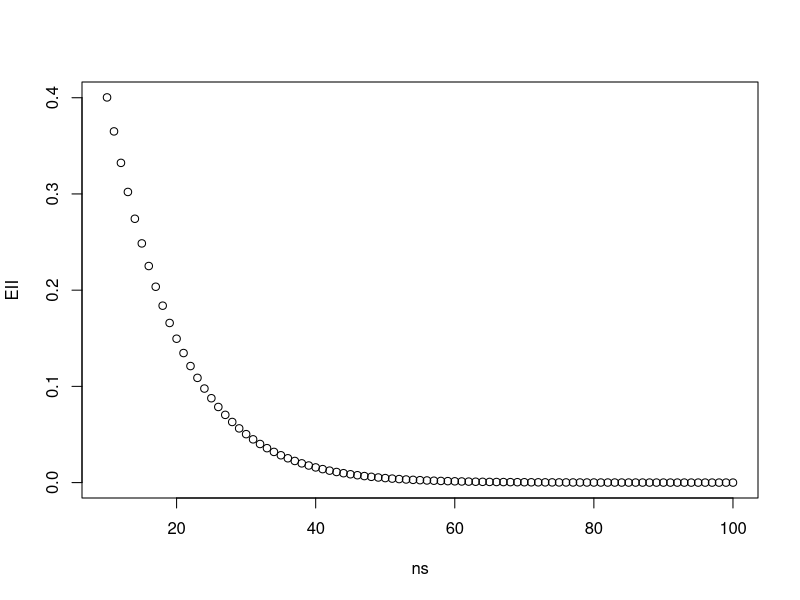
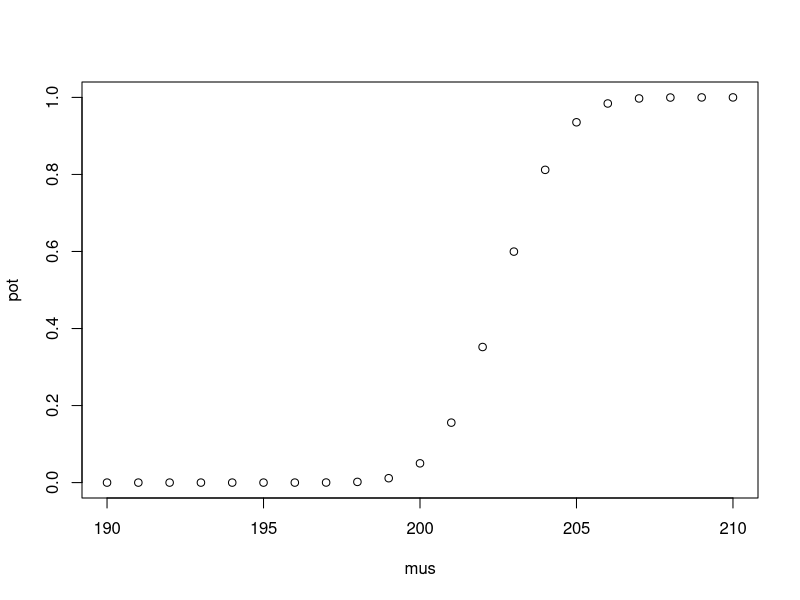
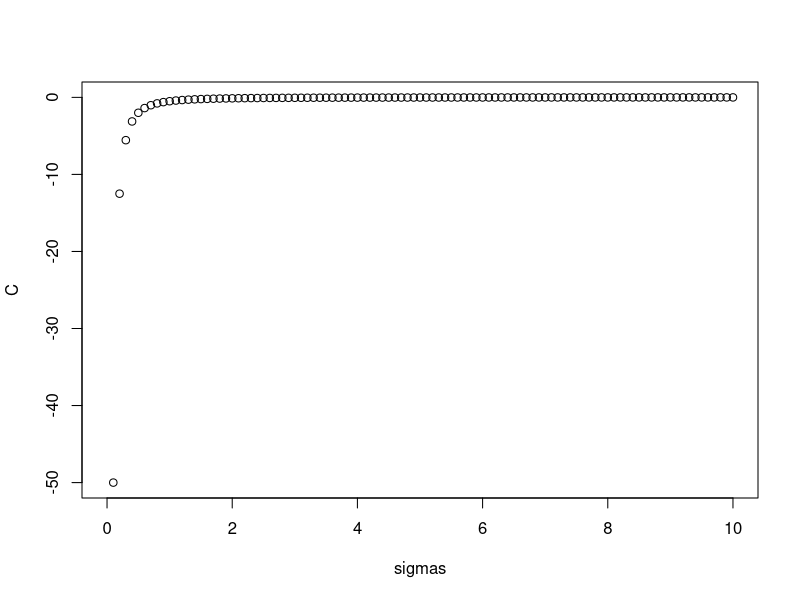
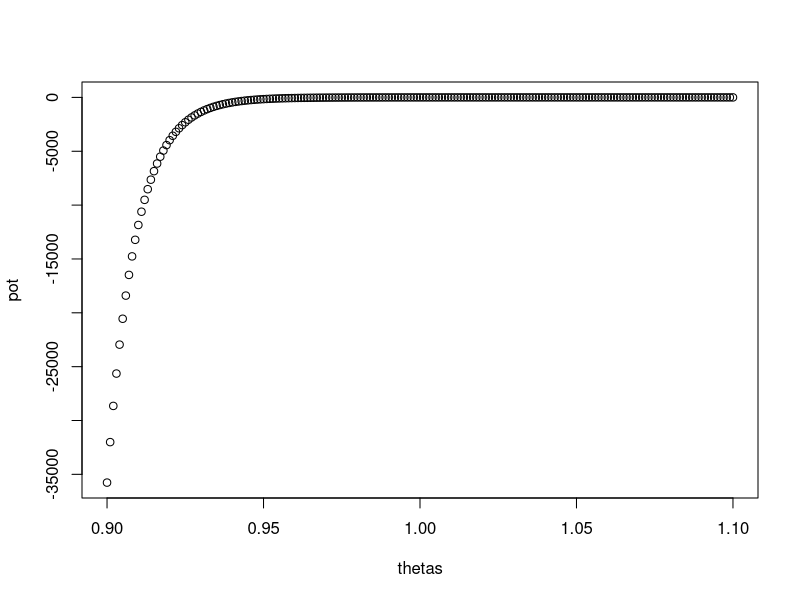
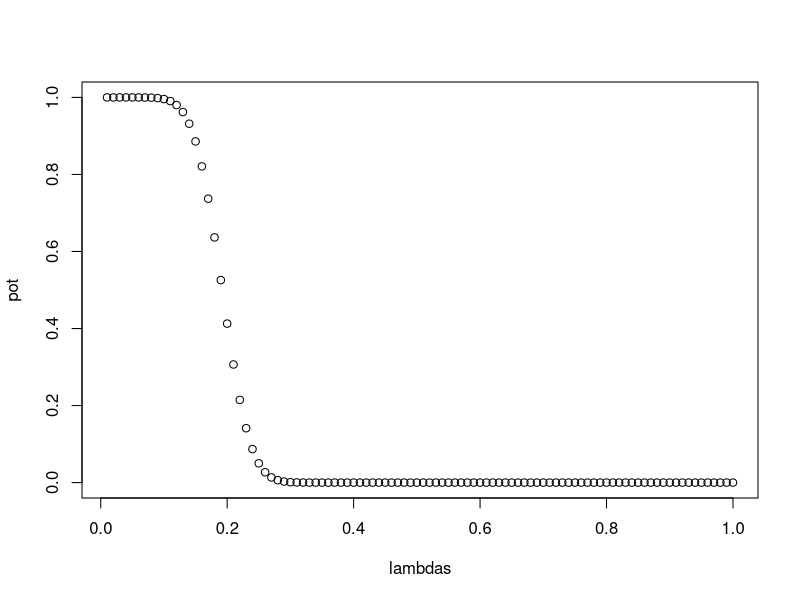

Recreate these plots in R, in order.
# Ejercicio 5 ####

p <- .5
x <- sum(rbinom(n = 2,size = 1, prob = p))

test <- c()
Nrep <- 10000
for (i in 1:Nrep) {
  x <- sum(rbinom(n = 2,size = 1, prob = p))
  test[i] <- x!=1
}
mean(test)

# Con binomial
for (i in 1:Nrep) {
  x <- rbinom(n = 2,size = 2, prob = p)
  test[i] <- x!=1
}
mean(test)

thetas <- 0:4
pot_emp <- rep(NA, length(thetas))
test <- rep(NA, Nrep)

for (i in 1:length(thetas)) {
  for (j in 1:Nrep) {
    x <- rbinom(n = 2,size = 2, prob = thetas[i]/4)
    test[j] <- x!=1
  }
  pot_emp[i] <- mean(test)
}
pot_emp

# Con hipergeométrica
1-choose(2,1)*choose(2,1)/choose(4,2)

pot_teo <- function(theta) {
  1-choose(theta,1)*choose(4-theta,1)/choose(4,2)
}
pot_teo(thetas)

# Ejercicio 7 ####
data <- c(37, 39.5, 41.7, 42, 40, 41.25, 43, 44.05, 38, 38.5)
sum(data)
n <- length(data)
sd2_0 <- 25 # La varianza es dato

mu1 <- 37
mu2 <- 40

## a ####
t <- (sum(data) - mu1*n)/sqrt(sd2_0*n)
t

sqrt(10) * (mean(data)-37)/5
qnorm(p = .95)

## b ####
1-pnorm(t)

## c ####
H <- sqrt(sd2_0*n) * qnorm(p = .95) + mu1*n
(H - n*mu2)/sqrt(sd2_0*n)

pnorm(q = (H - n*mu2)/sqrt(sd2_0*n))

## d ####

# Quiero ver la pinta de la potencia
ns <- 10:100
EII <- pnorm(qnorm(p = .95) + ((37-40)*ns)/sqrt(25*ns))
pot <- 1 - EII

plot(ns, EII)

# Pareciera ser menor a 0.05 a partir de n~30

# La cuenta
((qnorm(p = .05) - qnorm(p = .95)) * (-5/3))^2

# Ejercicio 8 ####
# Miremos que forma tiene la potencia para distintos mues verdaderos

mu1 <- 200
sd0 <- sqrt(25)
n <- 10
mus <- seq(190, 210, 1)

pot <- 1 - pnorm(q = qnorm(.95) + sqrt(n) * (mu1-mus)/sd0)
plot(mus, pot)

EII <- pnorm(q = qnorm(.95) + sqrt(n) * (mu1-210)/sd0)
EII

# Ejercicio 10 ####
sigmas <- seq(0, 10, .1)
C <- -1/(2*sigmas^2)
plot(sigmas, C)

# Ejercicio 11 ####
## b-i ####
qchisq(p = .01, df = 21)
21*0.6

## b-ii ####
pchisq(df = 21, q = 21*0.6)

## b-iii ####
1-pchisq(df = 21, q = 1/0.8 * qchisq(p = .01, df = 21))

# Ejercicio 13 ####
## a ####
# Quiero ver la potencia
thetas <- seq(.9,1.1,.001)
alpha <- .05
n <- 100
pot <- 1 - (1-alpha)/(thetas)^(n)
plot(thetas, pot)
pot[thetas==1]
log(9.5)/log(1.1)

## b-i ####
p0 <- .4
n <- 100
alfa <- .05

a <- n*p0
b <- sqrt(n*p0*(1-p0))
(87-a)/b 
(87-a)/b > qnorm(1-alfa)

## b-ii ####
1-pnorm((87-a)/b )

## b-iii ####
qnorm(1-alfa) * b + a

p2 <- .45
a2 <- n*p2
b2 <- sqrt(n*p2*(1-p2))

q <- ((qnorm(1-alfa) * b + a) - a2)/b2

1 - pnorm(q)

# Ejercicio 14 ####
## a ####

xprom <- 21
n <- 45
alfa <- 0.01
lambda0 <- 20

t <- sqrt(n) * (xprom - lambda0)/sqrt(lambda0)
t
t > qnorm(1-alfa)

#p-valor
1-pnorm(t)

## b ####
lambda1 <- 22
pnorm((qnorm(1-alfa)*sqrt(n*lambda0)+n*lambda0-n*lambda1)/sqrt(n*lambda1))

## c ####
EII <- 0.05

n_obj <- ((qnorm(EII)*sqrt(lambda1) - qnorm(1-alfa)*sqrt(lambda0))/(lambda0-lambda1))^2
n_obj
n_obj <- ceiling(n_obj)
n_obj
pnorm((qnorm(1-alfa)*sqrt(n_obj*lambda0)+n_obj*lambda0-n_obj*lambda1)/sqrt(n_obj*lambda1))

# Ejercicio 15 ####
sumX <- 43
n <- 100
p0 <- 0.5
alfa <- 0.05

## a ####
t <- (sumX - n*p0)/sqrt(n*p0*(1-p0))
t
t < qnorm(alfa)

# El p-valor
pnorm(t)

## b ####
p1 <- .55
1 - pnorm((qnorm(alfa) * sqrt(n*p0*(1-p0)) + n*(p0-p1))/sqrt(n*p1*(1-p1)))

# Ejercicio 16 ####
lambda0 <- 1/4
n <- 30
alfa <- 0.05

## a ####
n/lambda0
sqrt(n/lambda0^2)
qnorm(1-alfa)

data <- c(3, 4, 5, 3, 2, 7, 6, 4, 6, 4, 7, 2, 3, 4, 6, 7, 3, 5, 6, 6, 4, 5, 5, 7, 3, 2, 2, 4, 3, 5)

t <- (sum(data)-n/lambda0) / sqrt(n/lambda0^2)
t

1-pnorm(t)

## b ####
qnorm(1-alfa) * sqrt(n/lambda0^2) + n/lambda0

lambdas <- seq(.01,1,.01)
pot <- 1-pnorm((qnorm(1-alfa) * sqrt(n/lambda0^2) + n/lambda0 - n/lambdas)/sqrt(n/lambdas^2))
plot(lambdas, pot)
pot[lambdas==0.25]

## c ####
lambda1 <- 1/5
n_obj<- ((qnorm(0.01)*1/lambda1 - qnorm(1-alfa)*1/lambda0)/(1/lambda0-1/lambda1))^2
n_obj 
ceiling(n_obj)

pot <- 1-pnorm((qnorm(1-alfa) * sqrt(n_obj/lambda0^2) + n_obj/lambda0 - n_obj/lambda1)/sqrt(n_obj/lambda1^2))
pot
